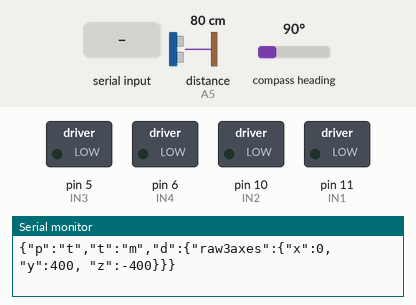
A sketch run on a simulated Arduino Uno, built with avr-gcc and run on an emulated ATmega328P. Parts: switched loads named in the sketch (green lamp = pin HIGH), the last lines printed to the serial monitor. Wiring (inferred from the names in the program): HMC5883L compass at I2C address 0x1E; ADXL345 accelerometer at I2C address 0x53; MPU-6050 motion sensor at I2C address 0x68. The inputs (shaded band) are chosen by the test bench; at power-on: distance to the obstacle (sensor on A5) 80 cm, compass heading 90°. The echo pulse lasts 58.3 µs per cm; pins used as bus, display or sensor lines are not drawn.

Above: at 1.3 s.
1.4 s: "90,45\n" received over Serial
At 2.9 s:
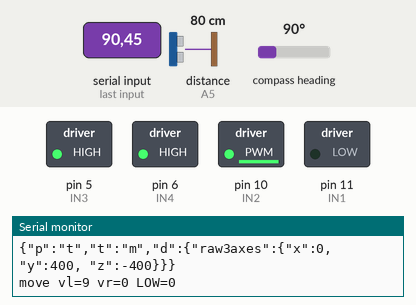
4.4 s: "30,150\n" received over Serial
At 5.8 s:
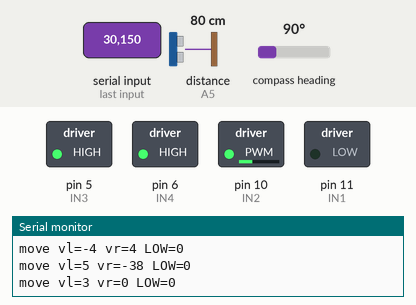
7.4 s: "0\n" received over Serial
At 8.7 s:
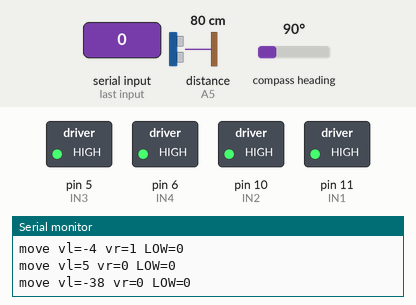
9.8 s: "5\n" received over Serial
At 10.8 s:
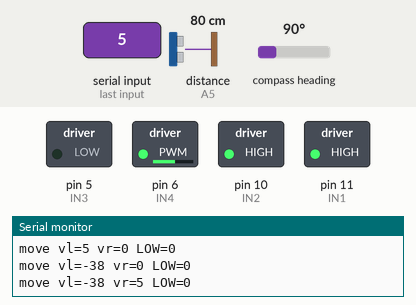
11.3 s: "90\n" received over Serial
At 11.7 s:
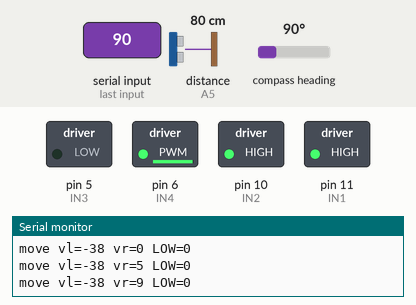
13.9 s: "45\n" received over Serial
At 15.8 s:
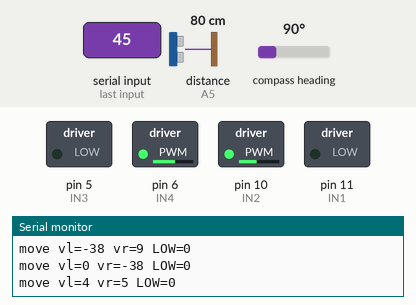
Timing chart, 0 to 16.9 s (numbered marks = the images above; inputs shaded):
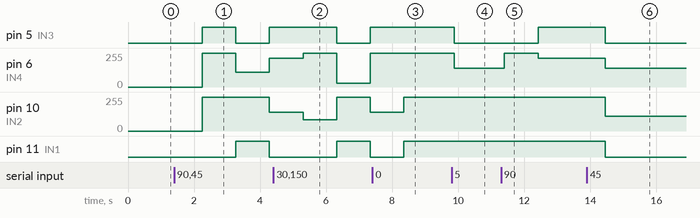

The sketch:

bbb_motor_sensor_micro_pro.ino
```cpp
//ARDUINO MICRO
#include "GY_85.h"
#include <ArduinoJson.h>
#include<Wire.h>        //For MPU8050 and GY85

#define usingGY85    true     //change to false if Arduino is connected to MPU6050
#define jsonFormat   true
#define serialFormat false
#define gyroscope    true
#define acceler      false
#define aceeleromData     0
#define gyroData          1
#define magnetomData      2
#define temperatureData   3

void explain(){
  Serial.println("------------------------------------------------------------");
  Serial.println("bbb_motor_sensor_micro_pro in it.unibo.qactor.robot/arduino/bbbNat");
  Serial.println("By AN from the Sam's original version bbb");
  if( usingGY85 ) explainGy85();
  else explain6050();
  Serial.println("------------------------------------------------------------");
}

void setup()
{
  Serial.begin(9600);
  setupSensors();
  if( usingGY85 ) setupGY85() ;
  else setup6050();
}

/*
 * =================================================================================
 * JSON data
 * =================================================================================
 */
//SAM specification of Json sensor data :
//    "p":"f","t":"d","d":{"cm":10,"tm":1452263995862}

String buildJsonTempeature(int gt ){
    String ss = "{\"p\":\"t\",\"t\":\"t\",\"d\":{\"celsius\":";
    ss = ss + String(gt) ;
    ss = ss + "},\"tm\":" + millis() +"}";
    return ss;
}
String buildJsonDistance(int r, String dir ){
    String ss = "{\"p\":\"f\",\"t\":\"d\",\"d\":{\"cm\":";
    ss = ss + String(r) ;
    ss = ss + ",\"dir\":\"" ;
    ss = ss + dir + "\"" ;
    ss = ss + "},\"tm\":" + millis() +"}";
    //testJson(ss);
    return ss;
}
String buildJsonLine(int r ){
    String ss = "{\"p\":\"b\",\"t\":\"l\",\"d\":{\"detection\":";
    ss = ss + String(r) ;
    ss = ss + "}},\"tm\":" + millis() + "}";
    return ss;
}

String buildJsonMagnetometer(int x, int y, int z){
    String ss = "{\"p\":\"t\",\"t\":\"m\",\"d\":{\"raw3axes\":";
    ss = ss + "{\"x\":" + x + ", \"y\":" + y + ", \"z\":" + z+ "}" ;
    ss = ss + "}}";
    return ss;
}
/*
 * =================================================================================
 * GY85
 * =================================================================================
 */
GY_85 GY85;     //create the object
int curcx, curcy, curcz = 0;

void explainGy85(){
  Serial.println("Updated by AN from project GY85 on GITHUB");
}
void setupGY85()
{
    Wire.begin();
    delay(10);
    Serial.begin(9600);
    delay(10);
    GY85.init();
    delay(10);
}

void getGY85AccelerometerData(){
    int ax = GY85.accelerometer_x( GY85.readFromAccelerometer() );
    int ay = GY85.accelerometer_y( GY85.readFromAccelerometer() );
    int az = GY85.accelerometer_z( GY85.readFromAccelerometer() );
    Serial.print  ( ax );
    Serial.print  ( "," );
    Serial.print  ( ay );
    Serial.print  ( "," );
    Serial.print  ( az );
    Serial.println("");

}

void getGY85GyroData(){
    float gx = GY85.gyro_x( GY85.readGyro() );
    float gy = GY85.gyro_y( GY85.readGyro() );
    float gz = GY85.gyro_z( GY85.readGyro() );
    Serial.print  ( gx );
    Serial.print  ( "," );
    Serial.print  ( gy );
    Serial.print  ( "," );
    Serial.print  ( gz );
    Serial.print  ( "," );
    Serial.println("");
 }

void getGY85TemperatureData(boolean json){
    float gt = GY85.temp  ( GY85.readGyro() );
    if( json) {
       String ss = buildJsonTempeature(gt);
       Serial.println(ss);
    }else{
      Serial.print( gt );
      Serial.print  (",");
      Serial.print  ( 0 );
      Serial.print  (",");
      Serial.print  ( 0 );
      Serial.println("");
   }
}

void getGY85CompassData(boolean json){
    int cx = GY85.compass_x( GY85.readFromCompass() );
    int cy = GY85.compass_y( GY85.readFromCompass() );
    int cz = GY85.compass_z( GY85.readFromCompass() );

    if( json) {
      /*
      Serial.print  ( curcx );
      Serial.print  ( "," );
      Serial.print  ( curcy );
      Serial.print  (",");
      Serial.print  ( curcz );
      Serial.println("");
      */
     if( abs( cx - curcx ) > 10 || abs( cy - curcy ) > 10 || abs( cz - curcz ) > 10 ){
        String ss = buildJsonMagnetometer(cx,cy,cz);
        Serial.println(ss);
        curcx = cx;
        curcy = cy;
        curcz = cz;
      }
    }else{
      Serial.print  ( cx );
      Serial.print  ( "," );
      Serial.print  ( cy );
      Serial.print  (",");
      Serial.print  ( cz );
      Serial.println("");
    }
}

/*
 * 0 : acceler
 * 1 : gyro
 * 2 : compass
 * 3 : temperat
 */
void jobGY85(int v){
  if( v == aceeleromData )   getGY85AccelerometerData();
  else if( v == gyroData )  getGY85GyroData();
  else if( v == magnetomData )  getGY85CompassData(jsonFormat);
  else if( v == temperatureData )  getGY85TemperatureData(jsonFormat);
  else{
   getGY85AccelerometerData();
   getGY85GyroData();
   getGY85CompassData(serialFormat);
   getGY85TemperatureData(serialFormat);
  }
}


/*
 * =================================================================================
 * MPU6050
 * =================================================================================
 */
const int MPU_addr=0x68;  // I2C address of the MPU-6050
int16_t AcX,AcY,AcZ,Tmp,GyX,GyY,GyZ;

float sclaleAccel  = 16384.0;
float sclaleGyro   = 131.0;
float aX,aY,aZ,aTmp,agX,agY,agZ;

void explain6050(){
  Serial.println("Writes data in CSV format Starlino/SerialChart");
  Serial.println("that requires ports named COMx with x=0-9 ");
}
void setup6050(){
  Wire.begin();
  Wire.beginTransmission(MPU_addr);
  Wire.write(0x6B);  // PWR_MGMT_1 register
  Wire.write(0);     // set to zero (wakes up the MPU-6050)
  Wire.endTransmission(true);
  Serial.begin(9600);
}
void initWire(){
  Wire.beginTransmission(MPU_addr);
  Wire.write(0x3B);  // starting with register 0x3B (ACCEL_XOUT_H)
  Wire.endTransmission(false);
  Wire.requestFrom(MPU_addr,14,true);  // request a total of 14 registers

}

void readRawData(){
  AcX=Wire.read()<<8|Wire.read();  // 0x3B (ACCEL_XOUT_H) & 0x3C (ACCEL_XOUT_L)
  AcY=Wire.read()<<8|Wire.read();  // 0x3D (ACCEL_YOUT_H) & 0x3E (ACCEL_YOUT_L)
  AcZ=Wire.read()<<8|Wire.read();  // 0x3F (ACCEL_ZOUT_H) & 0x40 (ACCEL_ZOUT_L)
  Tmp=Wire.read()<<8|Wire.read();  // 0x41 (TEMP_OUT_H) & 0x42 (TEMP_OUT_L)
  GyX=Wire.read()<<8|Wire.read();  // 0x43 (GYRO_XOUT_H) & 0x44 (GYRO_XOUT_L)
  GyY=Wire.read()<<8|Wire.read();  // 0x45 (GYRO_YOUT_H) & 0x46 (GYRO_YOUT_L)
  GyZ=Wire.read()<<8|Wire.read();  // 0x47 (GYRO_ZOUT_H) & 0x48 (GYRO_ZOUT_L)
}

void getGyroDataForSerialchart(){

  agX = GyX / sclaleGyro;
  agY = GyY / sclaleGyro;
  agZ = GyZ / sclaleGyro;

  Serial.print(agX);
  Serial.print(",");
  Serial.print(agY);
  Serial.print(",");
  Serial.print(agZ);
  Serial.println("");

}

void getAccelerometerDataForSerialchart(){
  aX = AcX / sclaleAccel;
  aY = AcY / sclaleAccel;
  aZ = AcZ / sclaleAccel;

  Serial.print(aX);
  Serial.print(",");
  Serial.print(aY);
  Serial.print(",");
  Serial.print(aZ);
  Serial.println("");
}

void job6050(boolean gyro){
  initWire();  //in setup has no effect
  readRawData();
  if( gyro )
    getGyroDataForSerialchart();
  else getAccelerometerDataForSerialchart();
  //delay(133);
}
/*
Scaling factors for accelerometer values :
Acceleration Limit  |   Sensitivity
----------------------------------------
2g                  |    16,384
4g                  |    8,192
8g                  |    4,096
16g                 |    2,048

Scaling factors for gyro values :
Angular Velocity Limit  |   Sensitivity
----------------------------------------
250º/s                  |    131
500º/s                  |    65.5
1000º/s                 |    32.8
2000º/s                 |    16.4

 */


/*
 * =================================================================================
 * SENSORS
 * =================================================================================
 */
#define CLOSE 20
#define MEDIUM 40
#define FAR 60

  int inbyte;
  int count = 0;
  int min = 0;
  int vl = 0;
  int vr = 0;

  int IN1 = 11;
  int IN2 = 10;
  int IN3 = 5;
  int IN4 = 6;

  //ultrasonic
  //forward
  int us_NORTH_echo = A5;
  int us_NORTH_trig = A4;
  int current_NORTH = FAR;

  //line
  int line_N = SCK;
  int line_N_detect = 0;

void move(int lw, int rw);
int read_hcsr04(int vcc, int trig, int current,String dir);

void setupSensors(){
  pinMode(IN1, OUTPUT);
  pinMode(IN2, OUTPUT);
  pinMode(IN3, OUTPUT);
  pinMode(IN4, OUTPUT);

  pinMode(us_NORTH_trig, OUTPUT);
  pinMode(us_NORTH_echo, INPUT);

  pinMode(line_N, INPUT);
}

void readSonar(){
   current_NORTH = read_hcsr04(us_NORTH_trig,us_NORTH_echo,current_NORTH,"forward");
}

int read_hcsr04(int trig, int echo, int current, String dir){
  int r=1;
  digitalWrite( trig, LOW );
  digitalWrite( trig, HIGH );
  delayMicroseconds( 10 );
  digitalWrite( trig, LOW );
  long duration = pulseIn( echo, HIGH );
  //Serial.println("read_hcsr04 " + String(duration) );
  if( duration > 28000 ) {
    r = -1;
  }else {
    r = 0.017 * duration;
  }
  //Serial.println("read_hcsr04 " + String( abs(current - r)) );
  //testJson( json  );              //by AN

  //if(r > 1 && abs(current - r) > r/3){  //by SAM:generates info only if some movement is detected
  if(r > 1 && r < 150 && abs(current - r) > 0.5){
    //Serial.println("us " + dir + " " + String(r));  //old SAM
    String ss = buildJsonDistance( r,dir );
    Serial.println( ss );
    current = r;
  }

  return current;
}

void readLine(){
  if(digitalRead(line_N) != line_N_detect){
    line_N_detect = digitalRead(line_N);
    String ss = buildJsonLine( line_N_detect );
    //Serial.println("l n " + String(line_N_detect));
    Serial.println(ss);
  }
}


/*
 * =================================================================================
 * MOTORS
 * =================================================================================
 */
void elabInput() {
  inbyte = Serial.read();
  //Serial.println(inbyte);
    if (inbyte > 0)
    {
   //   Serial.println(inbyte);
      if(inbyte == 45){
        min = 1;
      }else{
        count = count + 1;
        if(count == 1){
          vl = inbyte - 48;
          if(min == 1){
            vl = - vl;
            min =0;
          }
        }
        if(count == 2){
          vr = inbyte - 48;
          if(min == 1){
            vr = -vr;
            min =0;
          }
           move(vl,vr);
          count =0;
        }
      }
    }
}

void move(int vl, int vr){
  Serial.println("move vl=" + String(vl) + " vr=" + String(vr) + " LOW=" + LOW );
  if(vl >= 0){
    digitalWrite(IN1 , LOW);
  }else{
    //vl=-vl;
    digitalWrite(IN1 , HIGH);
  }
  analogWrite(IN2, vl*28);

  if(vr >= 0){
    digitalWrite(IN3 , LOW);
  }else{
   // vr=-vr;
    digitalWrite(IN3 , HIGH);
  }
  analogWrite(IN4, vr*28);
  if(vr==0){
    digitalWrite(IN3, HIGH);
    digitalWrite(IN4, HIGH);
  }
    if(vl==0){
    digitalWrite(IN1, HIGH);
    digitalWrite(IN2, HIGH);
  }
}


/*
 * =================================================================================
 * MAIN
 * =================================================================================
 */
void loop()
{
   //explain();
   readSonar();
   //readLine();
   elabInput();
   if( usingGY85 ){
      jobGY85(magnetomData);
      //jobGY85(temperatureData);
   }
   else job6050(gyroscope);
   //delay(200); //sends 5 info/sec
   delay(500);             // only read every 0,5 seconds, 10ms for 100Hz, 20ms for 50Hz
}

/*
 * ====================================================================
 * Added by AN to test the Json library
 * ====================================================================
 */
void testJson(  String ss ){
//char json[] = "{\"sensor\":\"gps\",\"time\":1351824120,\"data\":[48.756080,2.302038]}";
// Step 1: Reserve memory space
StaticJsonBuffer<200> jsonBuffer;
// Step 2: Deserialize the JSON string
JsonObject& root = jsonBuffer.parseObject(ss);
if (!root.success())
{
  Serial.println("parseObject() failed");
  return;
}
// Step 3: Retrieve the values
Serial.println("Retrieve the values");
/*
const char* sensor    = root["sensor"];
long        time      = root["time"];
double      latitude  = root["data"][0];
double      longitude = root["data"][1];
*/
String        p      = root["p"];
Serial.println("p= " + p );
String dist      = root["d"];
JsonObject& distance = jsonBuffer.parseObject(dist);
int cm = distance["cm"];
Serial.println("cm= " + String(cm) );
  }
```

GY_85.cpp
```cpp
#include "GY_85.h"

void GY_85::SetAccelerometer()
{
    //Put the ADXL345 into +/- 4G range by writing the value 0x01 to the DATA_FORMAT register.
    Wire.beginTransmission( ADXL345 );      // start transmission to device
    Wire.write( 0x31 );                     // send register address
    Wire.write( 0x01 );                     // send value to write
    Wire.endTransmission();                 // end transmission

    //Put the ADXL345 into Measurement Mode by writing 0x08 to the POWER_CTL register.
    Wire.beginTransmission( ADXL345 );      // start transmission to device
    Wire.write( 0x2D );                     // send register address  //Power Control Register
    Wire.write( 0x08 );                     // send value to write
    Wire.endTransmission();                 // end transmission

}

int* GY_85::readFromAccelerometer()
{
    static int axis[3];
    int buff[6];

    Wire.beginTransmission( ADXL345 );      // start transmission to device
    Wire.write( DATAX0 );                   // sends address to read from
    Wire.endTransmission();                 // end transmission

    Wire.beginTransmission( ADXL345 );      // start transmission to device
    Wire.requestFrom( ADXL345, 6 );         // request 6 bytes from device

    uint8_t i = 0;
    while(Wire.available())                 // device may send less than requested (abnormal)
    {
        buff[i] = Wire.read();              // receive a byte
        i++;
    }
    Wire.endTransmission();                 // end transmission

    axis[0] = ((buff[1]) << 8) | buff[0];
    axis[1] = ((buff[3]) << 8) | buff[2];
    axis[2] = ((buff[5]) << 8) | buff[4];

    return axis;
}
//----------------------------------------
void GY_85::SetCompass()
{
    //Put the HMC5883 IC into the correct operating mode
    Wire.beginTransmission( HMC5883 );      //open communication with HMC5883
    Wire.write( 0x02 );                     //select mode register
    Wire.write( 0x00 );                     //continuous measurement mode
    Wire.endTransmission();
}

int* GY_85::readFromCompass()
{
    static int axis[3];

    //Tell the HMC5883 where to begin reading data
    Wire.beginTransmission( HMC5883 );
    Wire.write( 0x03 );               //select register 3, X MSB register
    Wire.endTransmission();


    //Read data from each axis, 2 registers per axis
    Wire.requestFrom( HMC5883, 6 );
    if(6<=Wire.available()){
        axis[0] = Wire.read()<<8;           //X msb
        axis[0] |= Wire.read();             //X lsb
        axis[2] = Wire.read()<<8;           //Z msb
        axis[2] |= Wire.read();             //Z lsb
        axis[1] = Wire.read()<<8;           //Y msb
        axis[1] |= Wire.read();             //Y lsb
    }
    return axis;
}

//----------------------------------------

int g_offx = 0;
int g_offy = 0;
int g_offz = 0;

void GY_85::SetGyro()
{
    Wire.beginTransmission( ITG3200 );
    Wire.write( 0x3E );
    Wire.write( 0x00 );
    Wire.endTransmission();

    Wire.beginTransmission( ITG3200 );
    Wire.write( 0x15 );
    Wire.write( 0x07 );
    Wire.endTransmission();

    Wire.beginTransmission( ITG3200 );
    Wire.write( 0x16 );
    Wire.write( 0x1E );                         // +/- 2000 dgrs/sec, 1KHz, 1E, 19
    Wire.endTransmission();

    Wire.beginTransmission( ITG3200 );
    Wire.write( 0x17 );
    Wire.write( 0x00 );
    Wire.endTransmission();

    delay(10);

    GyroCalibrate();
}

void GY_85::GyroCalibrate()
{
    static int tmpx = 0;
    static int tmpy = 0;
    static int tmpz = 0;

    g_offx = 0;
    g_offy = 0;
    g_offz = 0;

    for( uint8_t i = 0; i < 10; i ++ ) //take the mean from 10 gyro probes and divide it from the current probe
    {
        delay(10);
        float* gp = readGyro();
        tmpx += *(  gp);
        tmpy += *(++gp);
        tmpz += *(++gp);
    }
    g_offx = tmpx/10;
    g_offy = tmpy/10;
    g_offz = tmpz/10;
}

float* GY_85::readGyro()
{
    static float axis[4];

    Wire.beginTransmission( ITG3200 );
    Wire.write( 0x1B );
    Wire.endTransmission();

    Wire.beginTransmission( ITG3200 );
    Wire.requestFrom( ITG3200, 8 );             // request 8 bytes from ITG3200

    int i = 0;
    uint8_t buff[8];
    while(Wire.available())
    {
        buff[i] = Wire.read();
        i++;
    }
    Wire.endTransmission();

    axis[0] = ((buff[4] << 8) | buff[5]) - g_offx;
    axis[1] = ((buff[2] << 8) | buff[3]) - g_offy;
    axis[2] = ((buff[6] << 8) | buff[7]) - g_offz;
    axis[3] = ((buff[0] << 8) | buff[1]);       // temperature

    return axis;
}

void GY_85::init()
{
    SetAccelerometer();
    SetCompass();
    SetGyro();
}
```

Source omitted: GY_85.h (1581 bytes)

Measured:
- after the input at 1.4 s, pin 5 (IN3): LOW → HIGH after 0.85 s, → LOW 1.0 s later, → HIGH 1.0 s later; pin 6 (IN4): 0/255 → 255/255 after 0.85 s, → 112/255 1.0 s later, → 216/255 1.0 s later; pin 10 (IN2): 0/255 → 252/255 after 0.85 s, → 255/255 1.0 s later, → 140/255 1.0 s later; pin 11 (IN1): LOW → HIGH after 1.9 s, → LOW 1.0 s later
- after the input at 4.4 s, pin 5 (IN3): HIGH → LOW after 1.9 s, → HIGH 1.0 s later; pin 6 (IN4): 216/255 → 255/255 after 0.90 s, → 28/255 1.0 s later, → 255/255 1.0 s later; pin 10 (IN2): 140/255 → 84/255 after 0.90 s, → 255/255 1.0 s later, → 140/255 1.0 s later; pin 11 (IN1): LOW → HIGH after 1.9 s, → LOW 1.0 s later
- after the input at 7.4 s, pin 10 (IN2): 140/255 → 255/255 after 0.95 s; pin 11 (IN1): LOW → HIGH after 0.95 s
- after the input at 9.8 s, pin 5 (IN3): HIGH → LOW after 0.08 s; pin 6 (IN4): 255/255 → 140/255 after 0.08 s
- after the input at 11.3 s, pin 5 (IN3): LOW → HIGH after 1.1 s; pin 6 (IN4): 140/255 → 252/255 after 0.10 s, → 216/255 1.0 s later
- after the input at 13.9 s, pin 5 (IN3), pin 11 (IN1): HIGH → LOW after 0.55 s; pin 6 (IN4): 216/255 → 140/255 after 0.55 s; pin 10 (IN2): 255/255 → 112/255 after 0.55 s
